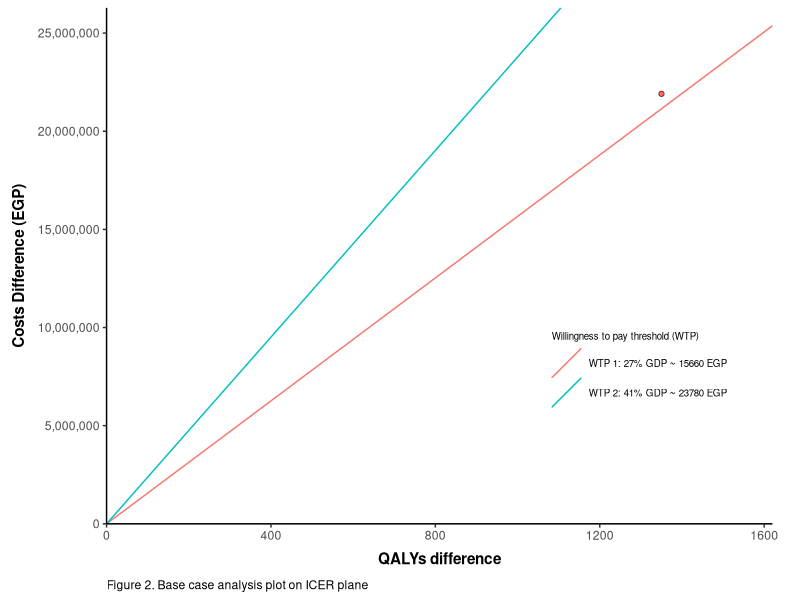
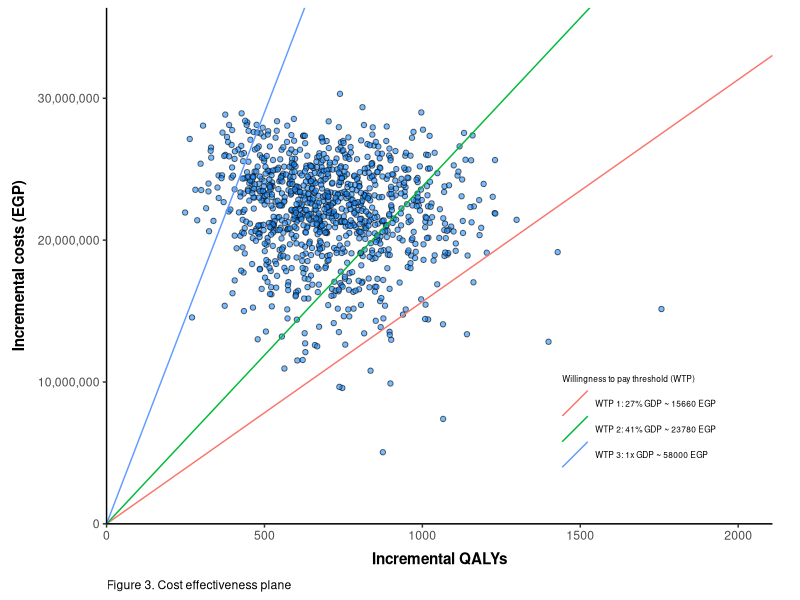
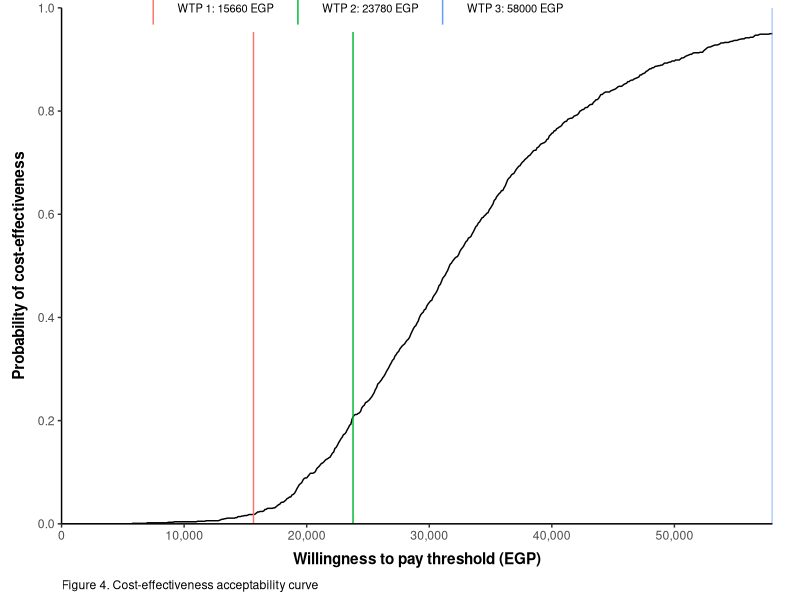

Reproduce these figures in R, in order.
## ---- chunk 1
library(knitr)
knitr::opts_chunk$set(echo = TRUE,
                      warning=FALSE, 
                      message=FALSE,
                      eval=TRUE,
                      fig.align='center', 
                      dpi = 300)
options(width = 10)
## ---- chunk 2
library(tidyverse)
## ---- chunk 3

# Model characteristics
start_age <- 40
cycle_length <- 1
time_horizon <- 61

cycles <- c(1:time_horizon)
age <- start_age + cycles

# Willingness to pay threshold based on 27-41% of country's GDP 
# (adopted from [Ochalek, 2018](https://gh.bmj.com/content/3/6/e000964.long))

gdp <- 58000
wtp1 <- 0.27 * gdp
wtp2 <- 0.41 * gdp
wtp3 <- gdp

## Markov model 1 for SVR pathway
state_names_svr <- c("SVR", "Death") # Markov state from SVR to death
states_svr <- length(state_names_svr)


## Markov model 2 for No SVR pathway
state_names_nosvr <- c("Moderate", "Cirrhosis", "Liver Failure", "Death") # Markov state from moderate disease to death
states_nosvr <- length(state_names_nosvr)

## ---- chunk 4
# Fixed values
pop <- 1000 # initial population


# Probabilities

## Decision tree probabilities
pSVR_PR <- 0.395 # Probability of having SVR for Pegylated Interferon + Ribavirin
pSVR_LS <- 0.92 # Probabiliy of having SVR for Ledipasvir + Sofosbuvir

## Transition probabilities
tpModCir <- 0.043 # Probability of entering cirrhosis state from moderate disease state
tpCirLiv <- 0.039 # Probability of entering liver failure state from cirrhosis stat
tpDLiv <- 0.13 # Probability of dying from liver failure

### Life tables / death risk
death_risk_matrix <- matrix(c(40, 0.004,
                              50, 0.012,
                              60, 0.027,
                              70, 0.066,
                              80, 0.189), 
                              nrow = 5, ncol = 2, byrow = T)
interval <- findInterval(age, death_risk_matrix[,1])
tpDN <- death_risk_matrix[interval, 2] # Natural death risk


# Cost values
cdrug_PR <- 4245 # cost of common treatment (only at the decision tree)
cdrug_LS <- 40000 # cost of alternative treatment (only at the start of decision tree)

cMod <- 900 # cost of one cycle in moderate disease state
cCir <- 2500 # cost of one cycle in cirrhosis disease statae
cLiv <- 4400 # cost of one cycle in liver failure state

# Utility values
uSVR <- 0.71 # QoL weight for one cycle in SVR state
uMod <- 0.66 # QoL weight for one cycle in moderate disease state
uCir <- 0.55 # QoL weight for one cycle in cirrhosis disease state
uLiv <- 0.45 # QoL weight for one cycle in liver disease state

# Discount 
disc_costs <- 0.035
disc_outcomes <- 0.035
disc_costs_vec <- 1/(1+disc_costs)^cycles
disc_outcomes_vec <- 1/(1+disc_outcomes)^cycles

## ---- chunk 5
sims <- 1000 # number of simulations

gen_parameters <- function(){
  
  
  # Decision tree probabilities
  beta_parms <- function(mean, se){
    alpha <- mean * (mean * (1-mean) / (se^2) - 1)
    beta <- (alpha / mean) - alpha
    values <- rbeta(sims, alpha, beta)
    return(values)
  }
  
  pSVR_PR <- beta_parms(mean = 0.395, se = 0.02)
  pSVR_LS <- beta_parms(mean = 0.92, se = 0.03)
  
  
  # Transition probabilities
  tpModCir <- beta_parms(mean = 0.043, se = 0.01)
  tpCirLiv <- beta_parms(mean = 0.039, se = 0.01)
  tpDLiv <- beta_parms(mean = 0.13, se = 0.02)
  
  
  # Utility parameters
  uSVR <- beta_parms(mean = 0.71, se = 0.05)
  uMod <- beta_parms(mean = 0.66, se = 0.054)
  uCir <- beta_parms(mean = 0.55, se = 0.054)
  uLiv <- beta_parms(mean = 0.45, 0.054)
  
  
  # Cost parameters
  gamma_parms <- function(mean, se){
    shape = mean^2 / se^2
    scale = se^2 / mean
    values <- rgamma(sims, shape = shape, scale = scale)
    return(values)
  }
  
  cMod <- gamma_parms(mean = 900, se = 210)
  cCir <- gamma_parms(mean = 2500, se = 1060)
  cLiv <- gamma_parms(mean = 4400, se = 2335)
  
  parms_df <- data.frame(pSVR_LS, pSVR_PR, tpModCir, tpCirLiv, tpDLiv, uMod, uCir, uLiv, cMod, cCir, cLiv)
  return(parms_df)
}

prob_parameters <- gen_parameters()
parm_names <- names(prob_parameters)

## ---- chunk 6
run_model <- function(parms){
  
  # Unpack parameters
  for (i in 1:length(parms)) assign(names(parms[i]), as.numeric(parms[i]))
  
  # Seed markov models from decision tree output
  pop_svr_PR <- pop * pSVR_PR
  pop_nosvr_PR <- pop * (1-pSVR_PR)
  pop_svr_LS <- pop * pSVR_LS
  pop_nosvr_LS <- pop * (1-pSVR_LS)
  
  seed_svr_PR <- c(pop_svr_PR, 0)
  seed_svr_LS <- c(pop_svr_LS, 0)
  seed_nosvr_PR <- c(pop_nosvr_PR, 0, 0, 0)
  seed_nosvr_LS <- c(pop_nosvr_LS, 0, 0, 0)
  
  
  # Markov model 1 (SVR pathway)
  
  qaly_values_svr <- c(uSVR, 0)
  
  ## Transition matrix
  transition_matrix_svr <- array(0, dim = c(states_svr, states_svr, time_horizon),
                                    dimnames = list(state_names_svr, state_names_svr))
  
  transition_matrix_svr["SVR", "SVR",] <- 1 - tpDN
  transition_matrix_svr["SVR", "Death",] <- tpDN
  transition_matrix_svr["Death", "Death",] <- 1
  
  ## Markov trace & transitions
  trace_svr_PR <- matrix(0, nrow = time_horizon, ncol = states_svr,
                         dimnames = list(paste("cycle", 1:time_horizon, sep = ""), state_names_svr))
  trace_svr_LS <- trace_svr_PR
  
  trans_svr_PR <- array(0, dim = c(states_svr, states_svr, time_horizon),
                         dimnames = list(state_names_svr, state_names_svr))
  trans_svr_LS <- trans_svr_PR
  
  ## First cycle (using the output from decision tree)
  trace_svr_PR[1,] <- seed_svr_PR %*% transition_matrix_svr[,,1]
  trace_svr_LS[1,] <- seed_svr_LS %*% transition_matrix_svr[,,1]
  
  trans_svr_PR[,,1] <- seed_svr_PR * transition_matrix_svr[,,1] 
  trans_svr_LS[,,1] <- seed_svr_LS * transition_matrix_svr[,,1]
  
  ## Reminder of cycles
  for (i in 2:time_horizon) {
    
    trace_svr_PR[i,] <- trace_svr_PR[i-1,] %*% transition_matrix_svr[,,i]
    trace_svr_LS[i,] <- trace_svr_LS[i-1,] %*% transition_matrix_svr[,,i]
    
    trans_svr_PR[,,i] <- trans_svr_PR[,,i-1] * transition_matrix_svr[,,i]
    trans_svr_LS[,,i] <- trans_svr_LS[,,i-1] * transition_matrix_svr[,,1]
  }
  
  
  # Markov model 2 (No SVR pathway)
  
  state_cost_values_nosvr <- c(cMod, cCir, cLiv, 0)
  qaly_values_nosvr <- c(uMod, uCir, uLiv, 0)
  
  ## Transition matrix
  transition_matrix_nosvr <- array(0, dim = c(states_nosvr, states_nosvr, time_horizon),
                           dimnames = list(state_names_nosvr, state_names_nosvr))
  
  transition_matrix_nosvr["Moderate", "Moderate",] <- 1 - tpModCir - tpDN
  transition_matrix_nosvr["Moderate", "Cirrhosis",] <- tpModCir
  transition_matrix_nosvr["Moderate", "Death",] <- tpDN
  
  transition_matrix_nosvr["Cirrhosis", "Cirrhosis",] <- 1 - tpCirLiv - tpDN
  transition_matrix_nosvr["Cirrhosis", "Liver Failure",] <- tpCirLiv
  transition_matrix_nosvr["Cirrhosis", "Death",] <- tpDN
  
  transition_matrix_nosvr["Liver Failure", "Liver Failure",] <- 1 - (tpDLiv + tpDN)
  transition_matrix_nosvr["Liver Failure", "Death",] <- tpDLiv + tpDN
  
  transition_matrix_nosvr["Death", "Death",] <- 1
  
  ## Markov trace and transition
  trace_nosvr_PR <- matrix(0, nrow = time_horizon, ncol = states_nosvr,
                           dimnames = list(paste("cycle", 1:time_horizon, sep = ""), state_names_nosvr))
  trace_nosvr_LS <- trace_nosvr_PR
  
  trans_nosvr_PR <- array(0, dim = c(states_nosvr, states_nosvr, time_horizon),
                           dimnames = list(state_names_nosvr, state_names_nosvr))
  trans_nosvr_LS <- trans_nosvr_PR
  
  ## First cycle (output from decision tree)
  trace_nosvr_PR[1,] <- seed_nosvr_PR %*% transition_matrix_nosvr[,,1]
  trace_nosvr_LS[1,] <- seed_nosvr_LS %*% transition_matrix_nosvr[,,1]
  
  trans_nosvr_PR[,,1] <- seed_nosvr_PR * transition_matrix_nosvr[,,1]
  trans_nosvr_LS[,,1] <- seed_nosvr_LS * transition_matrix_nosvr[,,1]
  
  ## Reminder of cycles
  for (i in 2:time_horizon) {
    
    trace_nosvr_PR[i,] <- trace_nosvr_PR[i-1,] %*% transition_matrix_nosvr[,,i]
    trace_nosvr_LS[i,] <- trace_nosvr_LS[i-1,] %*% transition_matrix_nosvr[,,i]
    
    trans_nosvr_PR[,,i] <- trans_nosvr_PR[,,i-1] * transition_matrix_nosvr[,,i]
    trans_nosvr_LS[,,i] <- trans_nosvr_LS[,,i-1] * transition_matrix_nosvr[,,i]
  }
  
  # Check the markov trace sums to 1 across rows
  apply(trace_svr_PR, 1, sum) + apply(trace_nosvr_PR, 1, sum)
  apply(trace_svr_LS, 1, sum) + apply(trace_nosvr_LS, 1, sum)
  
  
  # Life years
  ly_values_svr <- c(1,0)
  ly_values_nosvr <- c(1,1,1,0)
  
  
  ly_vec_svr_PR <- trace_svr_PR %*% ly_values_svr
  ly_vec_nosvr_PR <- trace_nosvr_PR %*% ly_values_nosvr
  ly_vec_total_PR <- ly_vec_svr_PR + ly_vec_nosvr_PR
  
  ly_vec_svr_LS <- trace_svr_LS %*% ly_values_svr
  ly_vec_nosvr_LS <- trace_nosvr_LS %*% ly_values_nosvr
  ly_vec_total_LS <- ly_vec_svr_LS + ly_vec_nosvr_LS
  
  ly_disc_PR <- disc_outcomes_vec %*% ly_vec_total_PR
  ly_disc_LS <- disc_outcomes_vec %*% ly_vec_total_LS
  
  
  # QALYs
  qaly_vec_svr_PR <- trace_svr_PR %*% qaly_values_svr
  qaly_vec_nosvr_PR <- trace_nosvr_PR %*% qaly_values_nosvr
  qaly_vec_total_PR <- qaly_vec_svr_PR + qaly_vec_nosvr_PR
  
  qaly_vec_svr_LS <- trace_svr_LS %*% qaly_values_svr
  qaly_vec_nosvr_LS <- trace_nosvr_LS %*% qaly_values_nosvr
  qaly_vec_total_LS <- qaly_vec_svr_LS + qaly_vec_nosvr_LS
  
  qaly_disc_PR <- disc_outcomes_vec %*% qaly_vec_total_PR
  qaly_disc_LS <- disc_outcomes_vec %*% qaly_vec_total_LS
  
  
  # Costs
  state_cost_vec_nosvr_PR <- trace_nosvr_PR %*% state_cost_values_nosvr
  state_cost_vec_nosvr_LS <- trace_nosvr_LS %*% state_cost_values_nosvr
  
  cost_vec_nosvr_PR <- colSums(state_cost_vec_nosvr_PR) + (pop*cdrug_PR)
  cost_vec_nosvr_LS <- colSums(state_cost_vec_nosvr_LS) + (pop*cdrug_LS)
  
  cost_disc_PR <- disc_costs_vec %*% state_cost_vec_nosvr_PR + (pop*cdrug_PR)
  cost_disc_LS <- disc_costs_vec %*% state_cost_vec_nosvr_LS + (pop*cdrug_LS)
  
  
  # Analysis
  output <- c(inc_cost = cost_disc_LS - cost_disc_PR,
                  inc_qaly = qaly_disc_LS - qaly_disc_PR,
                  inc_ly = ly_disc_LS - ly_disc_PR) 
  
  return(output)
}
  
## ---- chunk 7
# Selecting parameters
det_parms <- c(pSVR_LS, pSVR_PR, tpModCir, tpCirLiv, tpDLiv, uMod, uCir, uLiv, cMod, cCir, cLiv)
names(det_parms) <- parm_names

# Deterministic model
det_results <- run_model(det_parms)
det_results <- round(det_results, 3)
## ---- chunk 8
## Plot
det_results_df <- det_results %>% t() %>% as.data.frame

(ICER_plot <- ggplot(det_results_df, aes(x = inc_qaly, y = inc_cost)) +
    geom_point(shape = 21, fill = "red", alpha = 0.6) +
    theme_classic() + 
    geom_abline(aes(intercept = 0, slope = wtp1, colour = "WTP 1: 27% GDP ~ 15660 EGP")) +
    geom_abline(aes(intercept = 0, slope = wtp2, colour = "WTP 2: 41% GDP ~ 23780 EGP")) + 
    labs(x = "QALYs difference", y = "Costs Difference (EGP)", 
         colour = "Willingness to pay threshold (WTP)", caption = "Figure 2. Base case analysis plot on ICER plane") +
    theme(axis.title = element_text(face = "bold"),
          plot.margin = unit(c(0.2, 0.7, 0.2, 0.2), "cm"),
          axis.title.x = element_text(margin = margin(t = 7, r = 0, b = 3, l = 0)),
          axis.title.y = element_text(margin = margin(t = 0, r = 7, b = 0, l = 3)),
          plot.caption = element_text(hjust = 0),
          legend.text = element_text(size = 7),
          legend.title = element_text(size = 7),
          legend.position = c(0.8, 0.3)) +
    guides(colour = guide_legend(override.aes = list(size = 7))) +
    scale_y_continuous(limits = c(0, det_results_df$inc_cost*1.2),
                       labels = scales::label_number(big.mark = ","), expand = c(0, 0)) +
    scale_x_continuous(limits = c(0, det_results_df$inc_qaly*1.2),
                       expand = c(0, 0)))

## ---- chunk 9
simulation_results <- matrix(NA, nrow = sims, ncol = 3)
colnames(simulation_results) <- c("inc_cost", "inc_ly", "inc_qaly")

for (i in 1:sims) simulation_results[i,] <- run_model(prob_parameters[i, ])
print(colMeans(simulation_results), digits = 3)

## CEAC
lambda <- seq(0, gdp, 100)
lambda_table <- matrix(lambda, ncol = length(lambda), nrow = dim(simulation_results)[1], byrow = T)
inmb_count <- ((simulation_results[,3] * lambda_table) - simulation_results[,1]) > 0
prob_ce <- colMeans(inmb_count)
ceac <- data.frame(lambda, prob_ce)
## ---- chunk 10
# Plots
## CE Plane
sim_res_df <- as.data.frame(simulation_results)

(ce_plane <- ggplot(sim_res_df, aes(x = inc_qaly, y = inc_cost)) +
    geom_point(shape = 21, fill = "dodgerblue1", alpha = 0.6) + 
    theme_classic() +
    geom_abline(aes(intercept = 0, slope = wtp1, colour = "WTP 1: 27% GDP ~ 15660 EGP")) +
    geom_abline(aes(intercept = 0, slope = wtp2, colour = "WTP 2: 41% GDP ~ 23780 EGP")) +
    geom_abline(aes(intercept = 0, slope = wtp3, colour = "WTP 3: 1x GDP ~ 58000 EGP")) +
    labs(x = "Incremental QALYs", y = "Incremental costs (EGP)", 
         colour = "Willingness to pay threshold (WTP)", caption = "Figure 3. Cost effectiveness plane") +
    theme(axis.title = element_text(face = "bold"),
          plot.margin = unit(c(0.2, 0.7, 0.2, 0.2), "cm"),
          axis.title.x = element_text(margin = margin(t = 7, r = 0, b = 3, l = 0)),
          axis.title.y = element_text(margin = margin(t = 0, r = 7, b = 0, l = 3)),
          plot.caption = element_text(hjust = 0),
          legend.text = element_text(size = 6),
          legend.title = element_text(size = 6),
          legend.position = c(0.8, 0.2)) +
    guides(colour = guide_legend(override.aes = list(size = 6))) +
    scale_y_continuous(limits = c(0, max(sim_res_df$inc_cost)*1.2),
                       labels = scales::label_number(big.mark = ","), expand = c(0, 0)) +
    scale_x_continuous(limits = c(0, max(sim_res_df$inc_qaly)*1.2),
                       expand = c(0, 0)))

## ---- chunk 11
## CEAC Plot

(ceac_plot <- ggplot(ceac) + 
   geom_line(aes(x = lambda, y = prob_ce)) +
   theme_classic() +
   geom_vline(aes(xintercept = wtp1, colour = "WTP 1: 15660 EGP")) +
   geom_vline(aes(xintercept = wtp2, colour = "WTP 2: 23780 EGP")) +
   geom_vline(aes(xintercept = wtp3, colour = "WTP 3: 58000 EGP")) +
   labs(x = "Willingness to pay threshold (EGP)", y = "Probability of cost-effectiveness", 
        colour = "", caption = "Figure 4. Cost-effectiveness acceptability curve") + 
   theme(axis.title = element_text(face = "bold"),
         plot.margin = unit(c(0.2, 0.7, 0.2, 0.2), "cm"),
         axis.title.x = element_text(margin = margin(t = 7, r = 0, b = 3, l = 0)),
         axis.title.y = element_text(margin = margin(t = 0, r = 7, b = 0, l = 3)),
         legend.direction = "horizontal",
         legend.position = c(0.4,1),
         legend.text = element_text(size = 8),
         legend.title = element_text(size = 8),
         plot.caption = element_text(hjust = 0)) +
   guides(colour = guide_legend(override.aes = list(size = 8))) +
   scale_y_continuous(limits = c(0,1), breaks = c(seq(0, 1, 0.2)), expand = c(0,0)) +
   scale_x_continuous(limits = c(0,wtp3), labels = scales::label_number(big.mark = ","), expand = c(0,0)))
  
